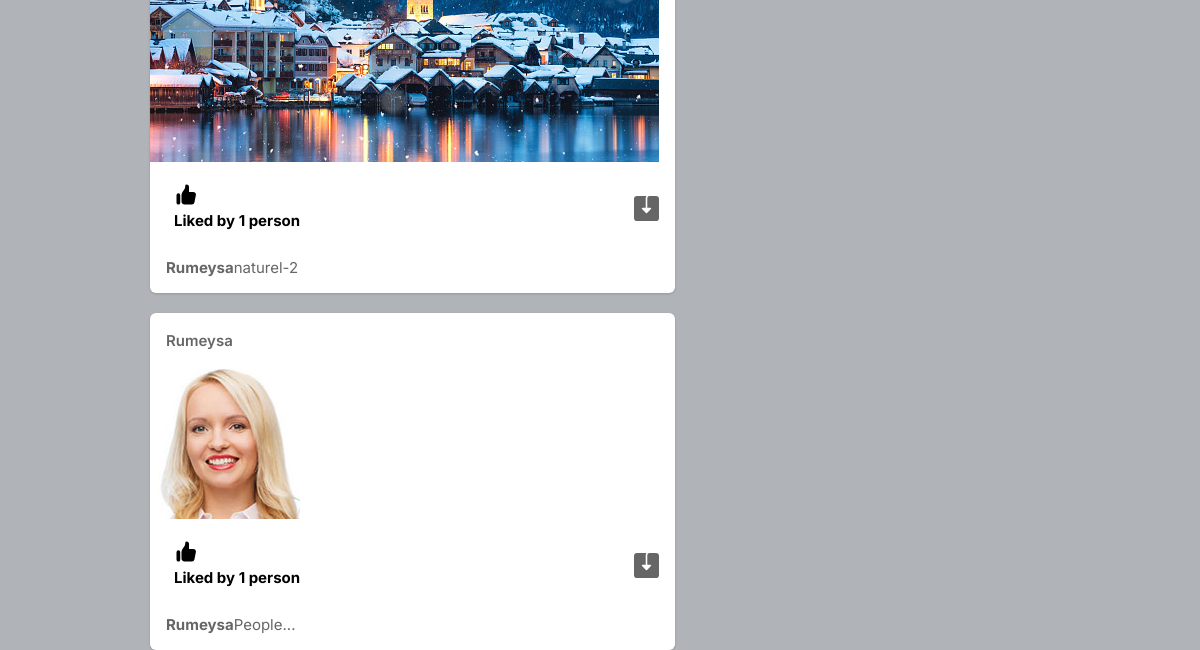
The page / (signed in, lower part) on the database as committed earlier.
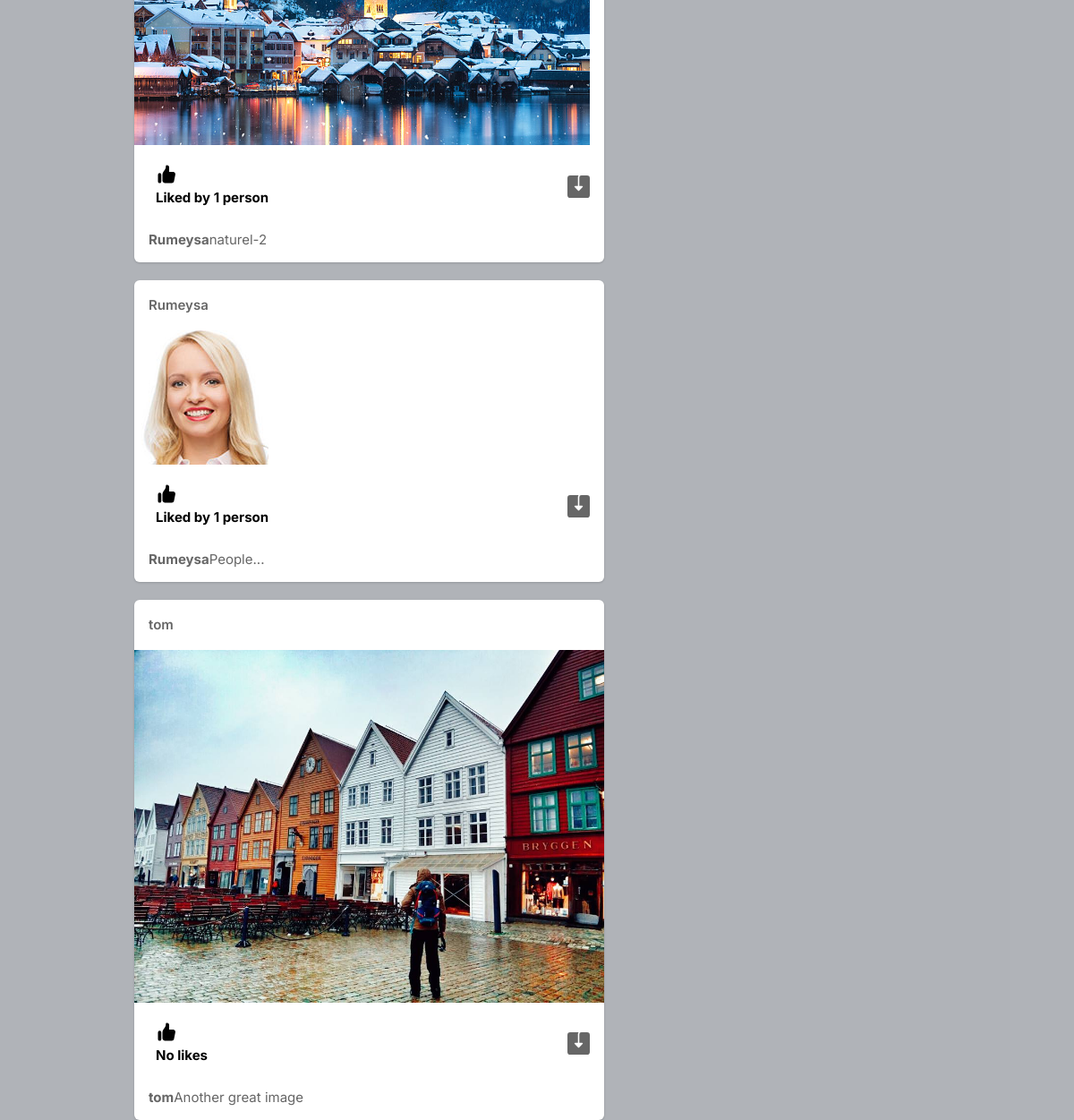
The same page on the database as committed later.
### core/models.py (models this page shows, shortened)
class Post(models.Model):
    id = models.UUIDField(primary_key=True, default=uuid.uuid4)
    user = models.CharField(max_length=100)
    image = models.ImageField(upload_to='post_images')
    caption = models.TextField()
    created_at = models.DateTimeField(default=datetime.now)
    no_of_likes = models.IntegerField(default=0)

### core/views.py (the view)
# urls.py: path('', views.index, name='index'),
@login_required(login_url='signin')
def index(request):
    user_objects = User.objects.get(username=request.user.username)
    user_profile = Profile.objects.get(user=request.user)
    user_following_list = []
    feed = []
    user_following = FollowersCount.objects.filter(follower=request.user.username)
    for users in user_following:
        user_following_list.append(users.user)
    for username in user_following_list:
        feed_lists = Post.objects.filter(user=username)
        feed.append(feed_lists)
    feed_list = list(chain(*feed))
    all_users = User.objects.all()
    user_following_all = []
    for user in user_following:
        user_list = User.objects.get(username=user.user)
        user_following_all.append(user_list)
    new_suggestions_list = [x for x in list(all_users) if (x not in list(user_following_all))]
    current_user = User.objects.filter(username=request.user.username)
    final_suggestions_list = [x for x in list(new_suggestions_list) if ( x not in list(current_user))]
    random.shuffle(final_suggestions_list)
    username_profile = []
    username_profile_list = []
    for users in final_suggestions_list:
        username_profile.append(users.id)
    for ids in username_profile:
        profile_lists = Profile.objects.filter(id_user=ids)
        username_profile_list.append(profile_lists)
    suggestions_username_profile_list = list(chain(*username_profile_list))
    return render(request, 'index.html', {'user_profile': user_profile, 'posts':feed_list, 'suggestions_username_profile_list':suggestions_username_profile_list[:4]})

### templates/index.html (shortened to what this page needs)
{% load static %}
<!DOCTYPE html>
<html lang="en">
<head>
    <link rel="stylesheet" href="{% static 'assets/css/icons.css' %}">
    <link rel="stylesheet" href="{% static 'assets/css/uikit.css' %}">
    <link rel="stylesheet" href="{% static 'assets/css/style.css' %}">
    <link rel="stylesheet" href="{% static 'assets/css/tailwind.css' %}">
    <link rel="stylesheet" href="https://cdnjs.cloudflare.com/ajax/libs/font-awesome/4.7.0/css/font-awesome.min.css">
</head>
<body>
            <div class="container m-auto">
                <div class="lg:flex justify-center lg:space-x-10 lg:space-y-0 space-y-5">
                    <div class="space-y-5 flex-shrink-0 lg:w-7/12">
                        {% for post in posts reversed %}
                        <div class="bg-white shadow rounded-md  -mx-2 lg:mx-0">
                            <div class="flex justify-between items-center px-4 py-3">
                                <div class="flex flex-1 items-center space-x-4">
                                    <span class="block font-semibold "><a href="/profile{{post.user}}">{{post.user}}</a></span>
                                </div>
                              <div>
                                <a href="#"> <i class="icon-feather-more-horizontal text-2xl hover:bg-gray-200 rounded-full p-2 transition -mr-1 "></i> </a>
                              </div>
                            </div>
                            <div uk-lightbox>
                                <a href="{{post.image.url}}">
                                    <img src="{{post.image.url}}" alt="">
                                </a>
                            </div>
                            <div class="py-3 px-4 space-y-3">
                                <div class="flex space-x-4 lg:font-bold">
                                    <a href="/like-post?post_id={{post.id}}" class="flex items-center space-x-2">
                                        <div class="p-2 rounded-full text-black">
                                            {% if post.no_of_likes == 0 %}
                                            <p>No likes</p>
                                            {% elif post.no_of_likes == 1 %}
                                            <p>Liked by {{post.no_of_likes}} person</p>
                                            {% else %}
                                            <p>Liked by {{post.no_of_likes}} person</p>
                                            {% endif %}
                                        </div>
                                    </a>
                                    <a href="{{post.image.url}}" class="flex items-center space-x-2 flex-1 justify-end" download="">
                                    </a>
                                </div>
                                <p>
                                    <a href="/profile/{{post.user}}"><strong>{{post.user}}</strong></a>{{post.caption}}
                                </p>
                            </div>
                        </div>
                        {% endfor %}
                    </div>
                    <div class="lg:w-5/12">
                    </div>
                </div>
            </div>
</body>
</html>

Rows that differ between the two databases and show on the page:
added Post: user "tom", image (picture), no_of_likes "No likes", caption "Another great image"
